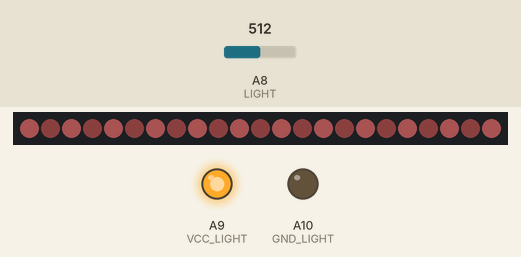
Simulated run of this sketch. Board: Arduino Mega 2560, built with avr-gcc and run on an emulated ATmega2560. Shown: 23 RGB LEDs in strip order, left to right, output pins drawn as LEDs (lit = HIGH). The test bench sets the inputs (shaded band); at power-on: A8 (LIGHT) = 512. Dim RGB values are drawn brighter than linear.

Above: at 5.5 s.
5.6 s: A8 (LIGHT) set to 900
At 6.7 s:
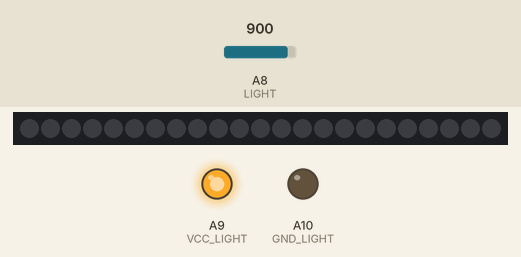
7.1 s: A8 (LIGHT) set to 716
At 7.26 s:
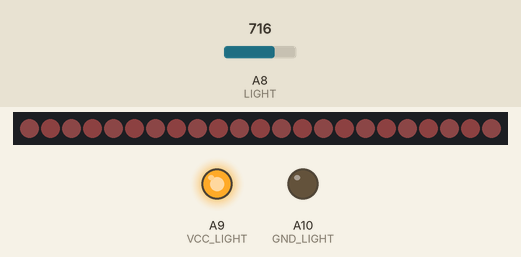
9.0 s: A8 (LIGHT) set to 910
At 9.17 s:
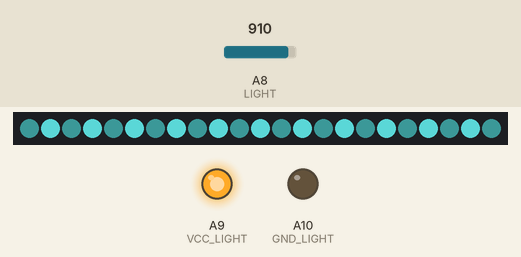
10.7 s: A8 (LIGHT) set to 890
At 11.7 s:
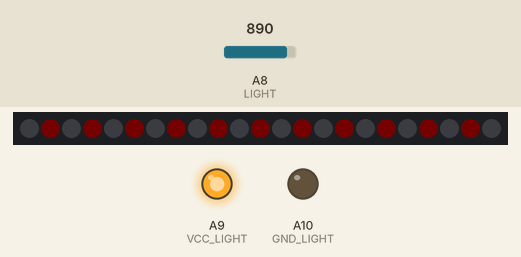

Measured:
- after the input at 5.6 s, the LEDs: change at once (image 1)
- after the input at 7.1 s, the LEDs: first change at once (image 2 shows a later state)
- after the input at 9.0 s, the LEDs: first change at once (image 3 shows a later state)
- after the input at 10.7 s, the LEDs: change at once (image 4)
- what the display in image 4 shows lasts 2.1 s, from 10.7 s to 12.8 s

The sketch:

SFP_pinkFarm.ino
```cpp
/*
*	SMART FlowerPot
*	pinkFarm
*	__________________
*
*	Code by Neshumov Pavel
*/

/* ----- Libaries ----- */
#include <Adafruit_NeoPixel.h>
#include <ArduinoJson.h>

/* ----- Pins ----- */
#define VCC_LIGHT		A9
#define GND_LIGHT		A10
#define LIGHT			A8
#define LEDsPin			8

#define WiFi			Serial3

/* ----- Setup ----- */
#define LEDsAmount		23

/* ----- Devices ----- */
Adafruit_NeoPixel leds = Adafruit_NeoPixel(LEDsAmount, LEDsPin, NEO_GRB + NEO_KHZ800);

/* ----- Sysytem vars ----- */
boolean canTransmitt = false;
boolean LEDstage = false;
unsigned long WiFitimer = 0;
unsigned int k, H = 0;
float s = 0.5, v = 0.5;
unsigned long ActionTimer = 0;
struct RGBpixel
{
	uint8_t R = 0;
	uint8_t G = 0;
	uint8_t B = 0;
};
struct RGBpixel RGBcolor;

void setup()
{
	Serial.begin(9600);
	WiFi.begin(115200);
	leds.begin();

	PinsInit();
	sayHello();
	delay(1000);
}

void loop()
{
	TWaction();
	updateFlowerPot();
}

void PinsInit() {
	pinMode(VCC_LIGHT, OUTPUT);
	pinMode(GND_LIGHT, OUTPUT);

	digitalWrite(VCC_LIGHT, 1);
	digitalWrite(GND_LIGHT, 0);
}

/* -------- Data exchange with Thingworx Server  -------- */
void TWaction() {
	if (canTransmitt && millis() - WiFitimer >= 5000) {
		WiFi.print("Light=");
		WiFi.print(map(analogRead(LIGHT), 0, 1024, 0, 100));

		Serial.println("Sended!");
		canTransmitt = false;
		WiFitimer = millis();
	}

	String message = "";
	if (WiFi.available()) {						//Waiting for '>' symbol
		message = WiFi.readStringUntil('\n');

		if (message.startsWith(">"))
			canTransmitt = true;

		else if (message.startsWith("{")) {
			Serial.print("Recieved JSON: ");
			Serial.println(message);

			StaticJsonBuffer<200> jsonBuffer;
			JsonObject& root = jsonBuffer.parseObject(message);

			if (!root.success())
				Serial.println("JSON paring failed");
			else {
				H = (float)root["H"];
				s = (float)root["s"] / 100.0;
				v = (float)root["v"] / 100.0;

				Serial.println("Parsed from JSON: ");
				Serial.print("H: ");
				Serial.print(H);
				Serial.print(" s: ");
				Serial.print(s);
				Serial.print(" v: ");
				Serial.println(v);
			}
		}
		else
			Serial.println(message);
	}
}

/* -------- Enable LEDs, Checking Light  -------- */
void updateFlowerPot() {
	if (millis() - ActionTimer >= 20) {
		int light = analogRead(LIGHT);
		if (light > 900)
			light = 900;
		setLight(H, s, v, map(analogRead(LIGHT), 0, 900, 100, 0));

		ActionTimer = millis();
	}
}

/* -------- LEDs change function  -------- */
void setLight(int H, float s, float v, uint8_t power) {
	HSVtoRGB(H, s, v);							//Calculate RGB color

	RGBcolor.R = map(power, 0, 100, 0, RGBcolor.R);	//Mapping colors by power
	RGBcolor.G = map(power, 0, 100, 0, RGBcolor.G);
	RGBcolor.B = map(power, 0, 100, 0, RGBcolor.B);

	uint8_t InvR = map(k, 255, 0, 0, RGBcolor.R);
	uint8_t InvG = map(k, 255, 0, 0, RGBcolor.G);
	uint8_t InvB = map(k, 255, 0, 0, RGBcolor.B);

	RGBcolor.R = map(k, 0, 255, 0, RGBcolor.R);
	RGBcolor.G = map(k, 0, 255, 0, RGBcolor.G);
	RGBcolor.B = map(k, 0, 255, 0, RGBcolor.B);


	for (uint8_t i = 0; i < LEDsAmount; i += 2) {		//Even LEDs
		if (LEDstage)
			leds.setPixelColor(i, RGBcolor.R, RGBcolor.G, RGBcolor.B);
		else
			leds.setPixelColor(i, InvR, InvG, InvB);

	}
	for (uint8_t i = 1; i < LEDsAmount + 1; i += 2) {		//Odd LEDs
		if (!LEDstage)
			leds.setPixelColor(i, RGBcolor.R, RGBcolor.G, RGBcolor.B);
		else
			leds.setPixelColor(i, InvR, InvG, InvB);
	}
	if (k == 255) {
		k = 0;
		LEDstage = !LEDstage;
	}
	else
		k++;
	leds.show();
}

/* -------- LEDs starting message  -------- */
void sayHello() {
	for (uint8_t i = 0; i < LEDsAmount; i++)
	{
		HSVtoRGB(map(i, 0, 23, 0, 355), 1, 1);
		leds.setPixelColor(i, RGBcolor.R, RGBcolor.G, RGBcolor.B);
		leds.show();
		delay(100);
	}
	delay(1000);
	leds.clear();
}

/* -------- HSV to RGB converter  -------- */
void HSVtoRGB(int h, float s, float v) {
	float r = 0;
	float g = 0;
	float b = 0;

	double hf = h / 60.0;

	int i = (int)floor(h / 60.0);
	float f = h / 60.0 - i;
	float pv = v * (1 - s);
	float qv = v * (1 - s*f);
	float tv = v * (1 - s * (1 - f));

	switch (i)
	{
	case 0:
		r = v;
		g = tv;
		b = pv;
		break;
	case 1:
		r = qv;
		g = v;
		b = pv;
		break;
	case 2:
		r = pv;
		g = v;
		b = tv;
		break;
	case 3:
		r = pv;
		g = qv;
		b = v;
		break;
	case 4:
		r = tv;
		g = pv;
		b = v;
		break;
	case 5:
		r = v;
		g = pv;
		b = qv;
		break;
	}
	RGBcolor.R = constrain((int)255 * r, 0, 255);
	RGBcolor.G = constrain((int)255 * g, 0, 255);
	RGBcolor.B = constrain((int)255 * b, 0, 255);
}
```
